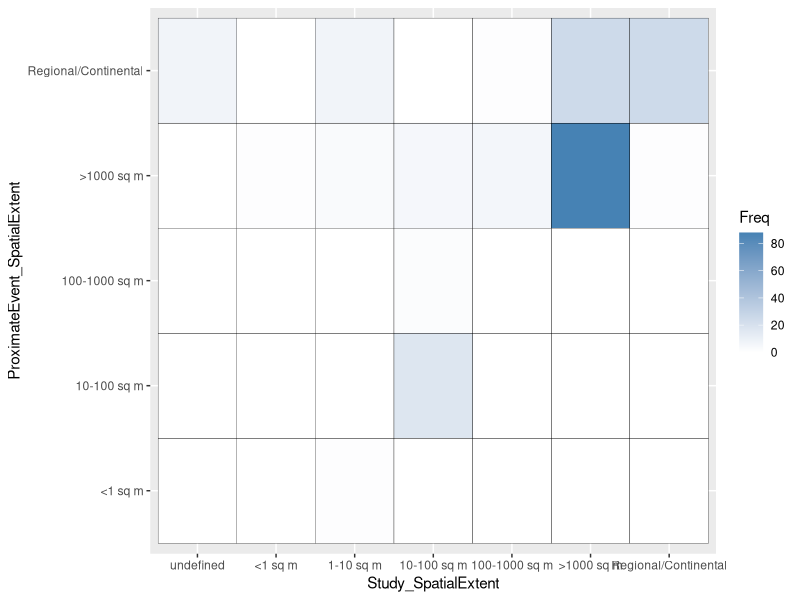
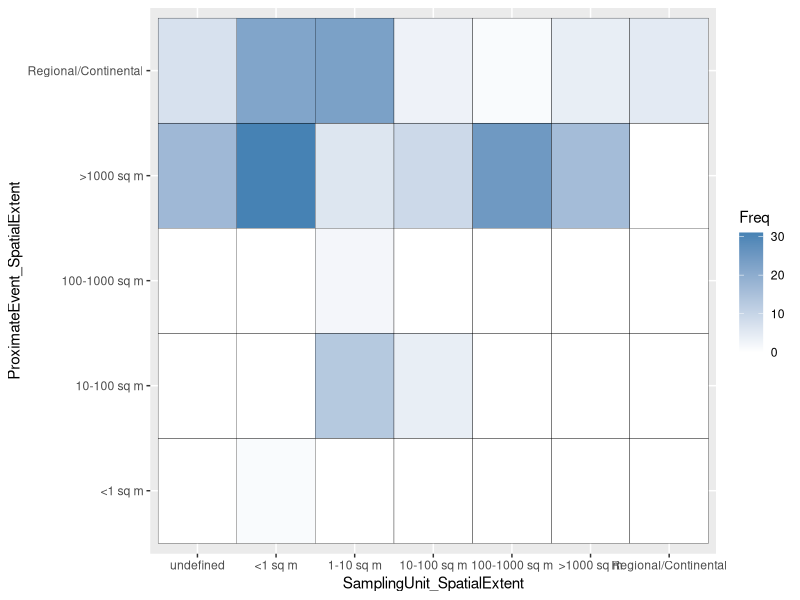

Reproduce these figures in R, in order.
## ---- chunk 1
knitr::opts_chunk$set(echo = TRUE, echo = F, message = F, error = F, warning = F)
## ---- chunk 2
###install packages:
library(tidyverse)
library(readxl)
library(magrittr)
library(stringr)
library(lubridate)
library(here)


EEdata <- read_excel(here::here("CleanedExtremeEventsData_8Nov2019.xlsx"), sheet = 1)

###convert all spatial/temporal variables to factors

EEdata$Sampling_Duration_After <- factor(EEdata$Sampling_Duration_After)
EEdata$Sampling_Duration_Before <- factor(EEdata$Sampling_Duration_Before)
EEdata$Sampling_Duration_During <- factor(EEdata$Sampling_Duration_During)
EEdata$SamplingUnit_SpatialExtent <- factor(EEdata$SamplingUnit_SpatialExtent)
EEdata$Study_SpatialExtent <- factor(EEdata$Study_SpatialExtent)
EEdata$ProximateEvent_SpatialExtent <- factor(EEdata$ProximateEvent_SpatialExtent)
EEdata$ProximateEvent_Duration <- factor(EEdata$ProximateEvent_Duration)




###look at factor levels:
#unique(EEdata$Sampling_Duration_After) ##years, months, none, weeks, single sample, days
#unique(EEdata$Sampling_Duration_Before)##years, months, none, weeks, single sample, days
#unique(EEdata$Sampling_Duration_During) #years, months, none, weeks, single sample, days, hours
#unique(EEdata$SamplingUnit_SpatialExtent)##<1 sqm, >1000 sq m, 1-10 sq m, 10-100 sq m, 100-1000 sq m, Regional/Continent, undefined
#unique(EEdata$Study_SpatialExtent)#<1 sqm, >1000 sq m, 1-10 sq m, 10-100 sq m, 100-1000 sq m, Regional/Continent, undefined
#unique(EEdata$ProximateEvent_Duration)###days, hours, months, weeks, years; this is missing single sample and none
#unique(EEdata$ProximateEvent_SpatialExtent)###<1 sqm, >1000 sqm, 10-100 sqm, 100-1000 sqm, Regional/Continent; this one is missing 1-10 sqm

## ---- chunk 3

###https://www.datacamp.com/community/tutorials/contingency-tables-r
####here the rows are Study Spatial extent and and columns are Event Spatial extent
###We can also turn these into proportions/do a chi square test

spatial<- xtabs(~ Study_SpatialExtent + ProximateEvent_SpatialExtent, data = EEdata)
spatial

#table(EEdata$Study_SpatialExtent, EEdata$ProximateEvent_SpatialExtent)

###rows and columns are not independent
#chisq.test(EEdata$Study_SpatialExtent, EEdata$ProximateEvent_SpatialExtent)
## ---- chunk 4
sample<- xtabs(~ SamplingUnit_SpatialExtent + ProximateEvent_SpatialExtent, data = EEdata)
sample


#table(EEdata$SamplingUnit_SpatialExtent, EEdata$ProximateEvent_SpatialExtent)

###rows and columns are not independent
#chisq.test(EEdata$SamplingUnit_SpatialExtent, EEdata$ProximateEvent_SpatialExtent)
## ---- chunk 5

before1<- xtabs(~ Sampling_Duration_Before + ProximateEvent_Duration, data = EEdata)
before1

#before<- table(EEdata$Sampling_Duration_Before, EEdata$ProximateEvent_Duration)
#before
###rows and columns are not independent
#chisq.test(EEdata$Sampling_Duration_Before, EEdata$ProximateEvent_Duration)
## ---- chunk 6


during1<- xtabs(~ Sampling_Duration_During + ProximateEvent_Duration, data = EEdata)
during1

#during<- table(EEdata$Sampling_Duration_During, EEdata$ProximateEvent_Duration)
#during
###rows and columns are not independent
#chisq.test(EEdata$Sampling_Duration_During, EEdata$ProximateEvent_Duration)

## ---- chunk 7

after1<- xtabs(~ Sampling_Duration_After + ProximateEvent_Duration, data = EEdata)
after1

#after<-table(EEdata$Sampling_Duration_After, EEdata$ProximateEvent_Duration)
#after
###rows and columns are not independent
#chisq.test(EEdata$Sampling_Duration_After, EEdata$ProximateEvent_Duration)
## ---- chunk 8
spatial_df <- as.data.frame(spatial)

spatial_df$Study_SpatialExtent = factor(spatial_df$Study_SpatialExtent,levels(spatial_df$Study_SpatialExtent)[c(7,1,3:5,2,6)])
spatial_df$ProximateEvent_SpatialExtent = factor(spatial_df$ProximateEvent_SpatialExtent,levels(spatial_df$ProximateEvent_SpatialExtent)[c(1,3,4,2,5)])

ggplot(spatial_df, aes(Study_SpatialExtent, ProximateEvent_SpatialExtent)) +
  geom_tile(aes(fill = Freq), colour = "black") +
  scale_fill_gradient(low = "white", high = "steelblue")
## ---- chunk 9
sample_df <- as.data.frame(sample)

sample_df$SamplingUnit_SpatialExtent = factor(sample_df$SamplingUnit_SpatialExtent,levels(sample_df$SamplingUnit_SpatialExtent)[c(7,1,3:5,2,6)])
sample_df$ProximateEvent_SpatialExtent = factor(sample_df$ProximateEvent_SpatialExtent,levels(sample_df$ProximateEvent_SpatialExtent)[c(1,3,4,2,5)])

ggplot(sample_df, aes(SamplingUnit_SpatialExtent, ProximateEvent_SpatialExtent)) +
  geom_tile(aes(fill = Freq), colour = "black") +
  scale_fill_gradient(low = "white", high = "steelblue")
